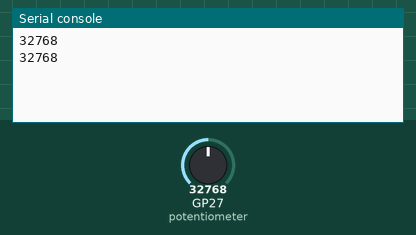
This program was run on a simulated Raspberry Pi Pico running MicroPython. Shown: the last lines printed to the serial console. Inputs (shaded band) come from the test bench; at power-on: GP27 (potentiometer) = 32768 (analog values on the 0–65535 scale).

Above: at 1.2 s.
1.3 s: GP27 (potentiometer) set to 45874
At 2.4 s:
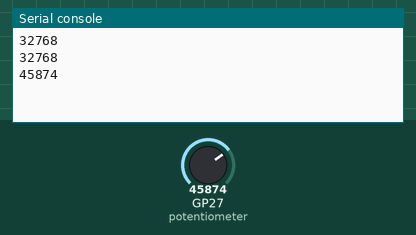
2.8 s: GP27 (potentiometer) set to 57670
At 3.8 s:
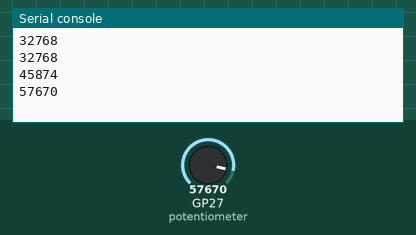
Timing chart, 0 to 5.8 s (numbered marks = the images above; inputs shaded):
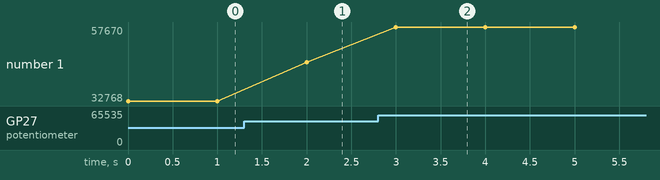

Measured:
- after the input at 1.3 s, the serial console: prints a new line after 0.70 s (image 1)
- after the input at 2.8 s, the serial console: prints a new line after 0.20 s (image 2)
- plotted number 1: 32768 → 45874 after the input at 1.3 s, 45874 → 57670 after the input at 2.8 s

The program:

day4_1.py
```python
from machine import ADC, Pin
import time

# Set up the potentiometer on ADS pin 27
potentiometer = ADC(Pin(27))

while True:
    print(potentiometer.read_u16()) #read the value
    time.sleep(1) # wait one second
```
